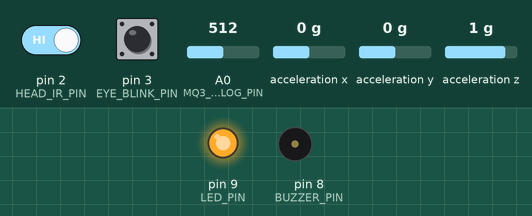
This sketch was run on a simulated Arduino Uno, built with avr-gcc and run on an emulated ATmega328P. On the bench: output pins drawn as LEDs (lit = HIGH), buzzer (waves = sounding, pin HIGH). Wiring (inferred from the names in the program): MPU-6050 motion sensor at I2C address 0x68. Dashed ring = blinking. Inputs (shaded band) come from the test bench; at power-on: acceleration z 1 g, A0 (MQ3_ANALOG_PIN) = 512, pin 2 (HEAD_IR_PIN) HIGH, pin 3 (EYE_BLINK_PIN) HIGH, acceleration x 0 g, acceleration y 0 g. No radio packets arrive unless stated; what the sketch prints to the serial monitor is not drawn.

Above: at 0.3 s.
At 2.9 s:
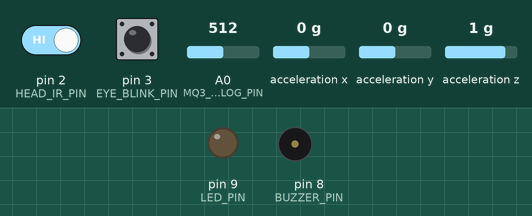
3.0 s: acceleration z set to 0.4 g
4.5 s: acceleration z set to 0.1 g
At 4.96 s:
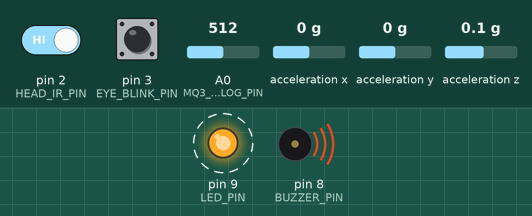
7.5 s: A0 (MQ3_ANALOG_PIN) set to 643
10.5 s: A0 (MQ3_ANALOG_PIN) set to 667
Timing chart, 0 to 20.9 s (numbered marks = the images above; inputs shaded):
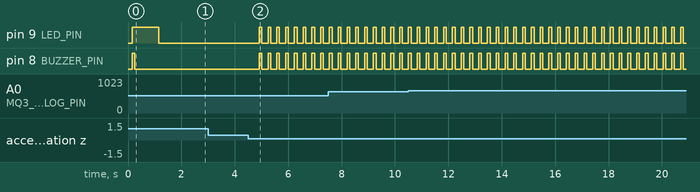

Measured:
- the behaviour switches between 0.3 and 0.2 g on acceleration z (found by bisection; images 1 and 2)
- after the input at 3.0 s, every drawn part: stays the same
- after the input at 4.5 s, pin 9 (LED_PIN), pin 8 (BUZZER_PIN): alternates HIGH for 0.10 s and LOW for 0.23 s, starting after 0.42 s

The sketch:

Blink.ino
```cpp
#include <Wire.h>
#include <RH_ASK.h>
#include <SPI.h>

// ========================================================
// TRANSMITTER ARDUINO (HELMET UNIT) PIN CONFIGURATION
// ========================================================
const int HEAD_IR_PIN       = 2;    // Helmet Presence IR (Head) -> Arduino D2
const int EYE_BLINK_PIN     = 3;    // Eye Blink / Drowsiness    -> Arduino D3
const int BUZZER_PIN        = 8;    // Buzzer (+)                -> Arduino D8
const int LED_PIN           = 9;    // Red Indicator LED         -> Arduino D9
const int RF_TX_PIN         = 12;   // RF Transmitter DATA       -> Arduino D12
const int MQ3_ANALOG_PIN    = A0;   // MQ-3 Analog (AO)          -> Arduino A0
// MPU-6050 Accelerometer: SDA -> A4, SCL -> A5, VCC -> 5V, GND -> GND

// Alcohol threshold: 650 (Sober limit set per user request)
const int ALCOHOL_THRESHOLD = 650;

// MPU-6050 I2C Address (default is 0x68)
const int MPU_ADDR = 0x68;
bool mpuAvailable = false;

// 3-Axis & Attitude Telemetry
float ax_g = 0.04, ay_g = -0.02, az_g = 0.99;
float currentGForce = 0.99;
float pitch_deg = 2.1, roll_deg = 0.8;

// Eye Blink Timing & Drowsiness Tracker
unsigned long eyeClosedStartTime = 0;
bool isDrowsy = false;

// Initialize RadioHead ASK driver (Speed: 2000 bps, TX on Pin 12)
RH_ASK rf_driver(2000, 11, RF_TX_PIN);

void initMPU() {
  Wire.begin();
  Wire.beginTransmission(MPU_ADDR);
  Wire.write(0x6B); // Power Management register 1
  Wire.write(0);    // Wake up MPU-6050
  byte error = Wire.endTransmission();

  if (error == 0) {
    mpuAvailable = true;
    Serial.println(F("[MPU-6050] Initialized successfully at I2C address 0x68."));
  } else {
    mpuAvailable = false;
    Serial.println(F("[MPU-6050] Not detected at 0x68 (Head IR + Eye Blink + MQ-3 active)."));
  }
}

bool readMPU() {
  if (!mpuAvailable) return false;

  Wire.beginTransmission(MPU_ADDR);
  Wire.write(0x3B); // Starting at register 0x3B (ACCEL_XOUT_H)
  if (Wire.endTransmission(false) != 0) return false;

  Wire.requestFrom(MPU_ADDR, 6, true);
  if (Wire.available() < 6) return false;

  int16_t raw_ax = Wire.read() << 8 | Wire.read();
  int16_t raw_ay = Wire.read() << 8 | Wire.read();
  int16_t raw_az = Wire.read() << 8 | Wire.read();

  // Convert raw values to G (scale is 16384 LSB/g)
  ax_g = (float)raw_ax / 16384.0;
  ay_g = (float)raw_ay / 16384.0;
  az_g = (float)raw_az / 16384.0;
  currentGForce = sqrt(ax_g * ax_g + ay_g * ay_g + az_g * az_g);

  // Compute live pitch (nod) and roll (lean) in degrees
  pitch_deg = atan2(-ax_g, sqrt(ay_g * ay_g + az_g * az_g)) * 180.0 / 3.14159265;
  roll_deg  = atan2(ay_g, az_g) * 180.0 / 3.14159265;

  // Impact threshold: > 2.6g or severe free-fall (< 0.25g) indicates a crash
  if (currentGForce > 2.6 || currentGForce < 0.25) {
    return true;
  }
  return false;
}

void setup() {
  Serial.begin(9600);
  delay(150);

  // Configure digital I/O
  pinMode(HEAD_IR_PIN, INPUT_PULLUP);
  pinMode(EYE_BLINK_PIN, INPUT_PULLUP);
  pinMode(LED_PIN, OUTPUT);
  pinMode(BUZZER_PIN, OUTPUT);

  // Hardware boot self-test: Red LED & Buzzer pulse for 1 second
  digitalWrite(LED_PIN, HIGH);
  digitalWrite(BUZZER_PIN, HIGH);
  delay(100);
  digitalWrite(BUZZER_PIN, LOW);
  delay(900);
  digitalWrite(LED_PIN, LOW);

  Serial.println(F("\n================================================================================"));
  Serial.println(F("            AEGISHELM SMART HELMET SYSTEM - TRANSMITTER (COM7)                 "));
  Serial.println(F("================================================================================"));
  Serial.println(F("PINS: Head IR->D2 | Eye Blink->D3 | MQ3->A0 | Buzzer->D8 | Red LED->D9 | RF TX->D12 | MPU->A4/A5"));
  Serial.print(F("Alcohol Trigger Threshold: "));
  Serial.println(ALCOHOL_THRESHOLD);

  // Initialize MPU-6050
  initMPU();

  // Initialize RF Transmitter
  if (!rf_driver.init()) {
    Serial.println(F("ERROR: RF Transmitter failed on Pin D12!"));
  } else {
    Serial.println(F("RF Transmitter Ready on Pin D12 at 2000 bps."));
  }

  Serial.println(F("--------------------------------------------------------------------------------"));
  Serial.println(F("LIVE TELEMETRY STREAM STARTED:"));
  Serial.println(F("================================================================================"));
}

void loop() {
  digitalWrite(BUZZER_PIN, LOW);

  // 1. Read Helmet Presence IR (Pin D2) - Head Wear Verification
  int headVal = digitalRead(HEAD_IR_PIN);
  bool headDetected = (headVal == LOW); // Active-LOW: obstacle reflects IR into detector

  // 2. Read Eye Blink / Drowsiness Sensor (Pin D3)
  int eyeVal = digitalRead(EYE_BLINK_PIN);
  bool eyeClosed = (eyeVal == LOW); // Active-LOW: eyelid reflection triggers closed state

  if (eyeClosed) {
    if (eyeClosedStartTime == 0) {
      eyeClosedStartTime = millis();
    } else {
      unsigned long duration = millis() - eyeClosedStartTime;
      // Prolonged eye closure > 1.5 seconds triggers Drowsiness / Microsleep
      if (duration >= 1500) {
        isDrowsy = true;
      }
    }
  } else {
    eyeClosedStartTime = 0;
    isDrowsy = false;
  }

  // 3. Read MQ-3 Alcohol Sensor (Pin A0)
  int alcoholLevel = analogRead(MQ3_ANALOG_PIN);
  bool alcoholDetected = (alcoholLevel >= ALCOHOL_THRESHOLD);

  // 4. Read MPU-6050 3-Axis & Attitude (A4/A5)
  bool accident = readMPU();

  // 5. Determine System State & Priority
  // Priority: CRASH > ALCOHOL > DROWSY > NO_HELMET > SAFE
  const char *rfState = "NO_HELMET";
  if (accident) {
    rfState = "CRASH";
  } else if (alcoholDetected) {
    rfState = "ALCOHOL";
  } else if (isDrowsy) {
    rfState = "DROWSY";
  } else if (!headDetected) {
    rfState = "NO_HELMET";
  } else {
    rfState = "SAFE";
  }

  // 6. Transmit RF Packet with full motion telemetry (format: STATE:ax,ay,az,pitch,roll,gForce)
  char rfPacket[48];
  snprintf(rfPacket, sizeof(rfPacket), "%s:%.2f,%.2f,%.2f,%.1f,%.1f,%.2f",
           rfState, ax_g, ay_g, az_g, pitch_deg, roll_deg, currentGForce);

  rf_driver.send((uint8_t *)rfPacket, strlen(rfPacket));
  rf_driver.waitPacketSent(80);

  // 7. Clear, Unified Serial Telemetry Stream on COM7
  Serial.print(F("[HELMET] Head: "));
  Serial.print(headDetected ? F("OK   ") : F("OPEN "));
  Serial.print(F(" | Eye: "));
  if (isDrowsy) {
    Serial.print(F("DROWSY! "));
  } else if (eyeClosed) {
    Serial.print(F("CLOSED  "));
  } else {
    Serial.print(F("AWAKE   "));
  }
  Serial.print(F(" | Alc: "));
  if (alcoholLevel < 100) Serial.print(F(" "));
  if (alcoholLevel < 10)  Serial.print(F(" "));
  Serial.print(alcoholLevel);
  Serial.print(alcoholDetected ? F(" [ALERT!] ") : F(" [CLEAN]  "));
  Serial.print(F(" | MPU: "));
  if (mpuAvailable) {
    Serial.print(currentGForce, 2);
    Serial.print(F("G (X:"));
    Serial.print(ax_g, 2);
    Serial.print(F(" Y:"));
    Serial.print(ay_g, 2);
    Serial.print(F(" Z:"));
    Serial.print(az_g, 2);
    Serial.print(F(" P:"));
    Serial.print(pitch_deg, 1);
    Serial.print(F("° R:"));
    Serial.print(roll_deg, 1);
    Serial.print(F("°) "));
  } else {
    Serial.print(F("N/A "));
  }
  Serial.print(F("| SEND -> ["));
  Serial.print(rfState);
  Serial.println(F("]"));

  // 8. Visual & Acoustic Indicators on Helmet Unit
  if (accident) {
    digitalWrite(LED_PIN, HIGH);
    digitalWrite(BUZZER_PIN, HIGH);
    delay(100);
    digitalWrite(LED_PIN, LOW);
    digitalWrite(BUZZER_PIN, LOW);
    delay(100);
  } else if (alcoholDetected) {
    digitalWrite(LED_PIN, HIGH);
    delay(200);
  } else if (isDrowsy) {
    // Pulse buzzer & flash LED on drowsiness to wake driver up
    digitalWrite(LED_PIN, HIGH);
    digitalWrite(BUZZER_PIN, HIGH);
    delay(120);
    digitalWrite(BUZZER_PIN, LOW);
    delay(80);
  } else if (headDetected) {
    digitalWrite(LED_PIN, HIGH);
    delay(100);
    digitalWrite(LED_PIN, LOW);
    delay(100);
  } else {
    digitalWrite(LED_PIN, LOW);
    delay(200);
  }
}
```
